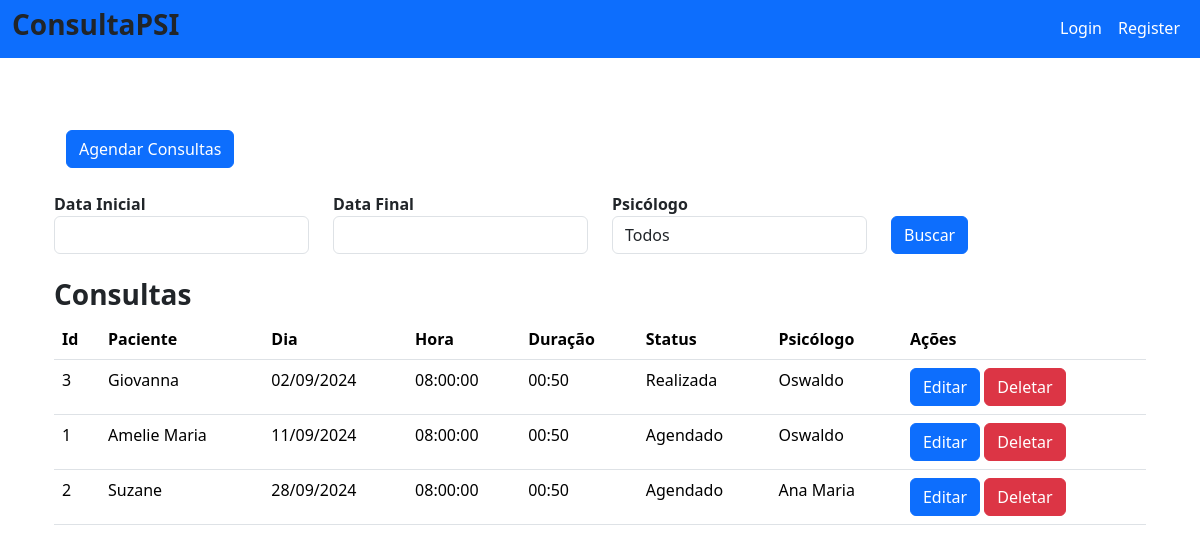
Before: /consultas/recovery with the older database file.
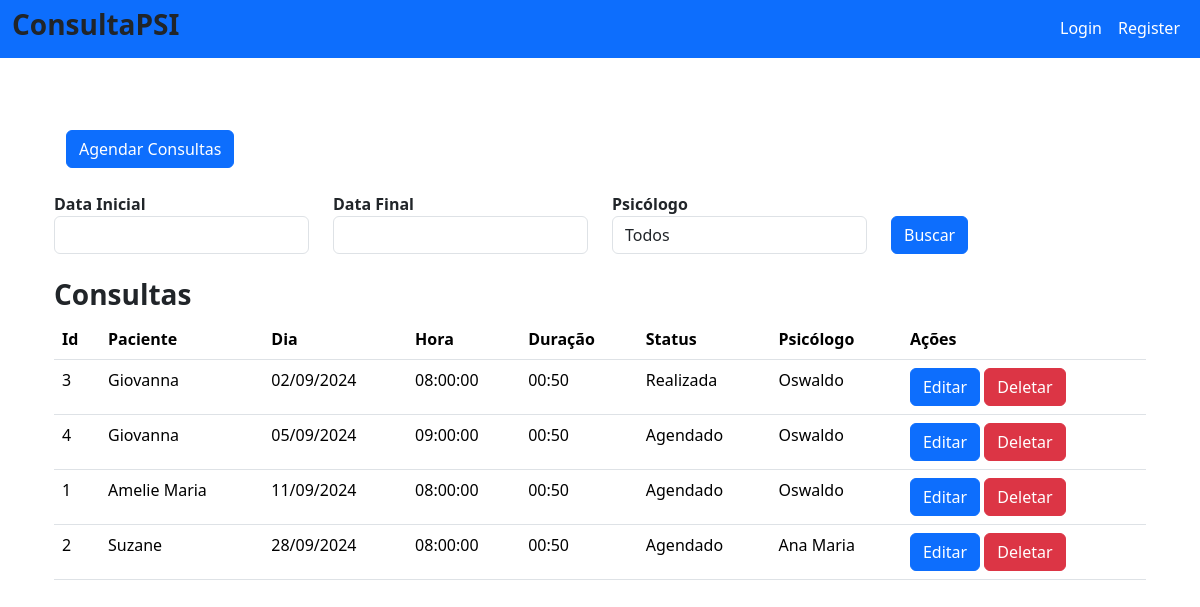
After: the same page with the newer database file.
### database/models/paciente_model.py (models this page shows, shortened)
class Paciente(db.Model):
    __tablename__ = 'paciente'
    id = db.Column(db.Integer, primary_key=True, autoincrement=True)
    nome = db.Column(db.String(50), nullable=False)
    sobrenome = db.Column(db.String(150), nullable=False)
    cpf = db.Column(db.String(11), nullable=False, unique=True)
    nascimento = db.Column(db.Date, nullable=False)
    genero = db.Column(db.String(30), nullable=False)
    email = db.Column(db.String(50), nullable=False, unique=True)
    ocupacao = db.Column(db.String(50), nullable=False)
    cep = db.Column(db.String(8), nullable=False)
    endereco = db.Column(db.String(150), nullable=False)
    endereco_complemento = db.Column(db.String(150), nullable=False)
    fone = db.Column(db.String(15), nullable=False)
    datainicio = db.Column(db.Date, nullable=False)
    convenios_id = db.Column(db.Integer, db.ForeignKey('convenio.id'), nullable=True)

### database/models/user_model.py (models this page shows, shortened)
class User(db.Model, UserMixin):
    __tablename__ = "user"
    id = db.Column('id', db.Integer, primary_key=True)
    nome = db.Column('nome', db.String(150))
    sobrenome = db.Column('sobrenome', db.String(150))
    crp = db.Column('crp', db.String(20))
    abordagem = db.Column('abordagem', db.String(50))
    email = db.Column('email', db.String(50), unique=True)
    telefone = db.Column('telefone', db.String(15), unique=True, nullable=False)
    login = db.Column('login', db.String(50), unique=True, nullable=False)
    senha = db.Column('senha', db.String(550), nullable=False)
    tipo = db.Column('tipo', db.String(25), nullable=False, default="none")

### database/models/status_consulta_model.py (models this page shows, shortened)
class StatusConsulta(db.Model):
    __tablename__ = 'status_consulta'
    id = db.Column(db.Integer, primary_key=True, autoincrement=True)
    status = db.Column(db.String(50), nullable=False)

### database/models/consulta_model.py (models this page shows, shortened)
class Consulta(db.Model):
    __tablename__ = 'consulta'
    id = db.Column(db.Integer, primary_key=True, autoincrement=True)
    data_marcacao = db.Column('data_marcacao', db.String(50), nullable=False)
    data_consulta = db.Column('data_consulta', db.Date, nullable=False)
    hora_consulta = db.Column('hora_consulta', db.Time, nullable=False)
    duracao = db.Column('duracao', db.String(8), nullable=False, default="00:50:00")
    consulta_status_id = db.Column('consulta_status_id', db.Integer, db.ForeignKey('status_consulta.id'), nullable=False)
    convenios_id = db.Column('convenios_id', db.Integer, db.ForeignKey('convenio.id'), nullable=False)
    id_paciente = db.Column('id_paciente', db.Integer, db.ForeignKey('paciente.id'), nullable=False)
    psi_id = db.Column('psi_id', db.Integer, db.ForeignKey('user.id'), nullable=False)
    paciente = db.relationship('Paciente', backref='consultas')
    convenio = db.relationship('Convenio', backref='consultas')
    psi = db.relationship('User', backref='consultas')
    status = db.relationship('StatusConsulta', backref='consultas')
    transcricao = db.relationship('Transcricao', uselist=False, backref='consulta')

### routes/consultas.py (the view)
@blueprint_consultas.route('/recovery', methods=['GET'])
def recovery():
    start_date_str = request.args.get('start_date')
    end_date_str = request.args.get('end_date')
    psi_id = request.args.get('psi_id')
    if not start_date_str:
        start_date = datetime.today().replace(day=1)
    else:
        start_date = datetime.strptime(start_date_str, '%d/%m/%Y')
    if not end_date_str:
        next_month = start_date.replace(day=28) + timedelta(days=4)
        end_date = next_month - timedelta(days=next_month.day)
    else:
        end_date = datetime.strptime(end_date_str, '%d/%m/%Y')
    psicologos, error = PsiService.get_all_psis()
    try:
        consultas, error = ConsultaService.get_consultas_by_date_range(start_date, end_date, psi_id)
        if error:
            flash(error)
            return render_template('consulta_recovery.html', consulta=[], psicologos=psicologos)
        consultas_dados = []
        for consulta in consultas:
            paciente = consulta.paciente
            status = consulta.status
            psi = consulta.psi
            consultas_dados.append({
                'id': consulta.id,
                'data_consulta': consulta.data_consulta,
                'hora_consulta': consulta.hora_consulta,
                'duracao': consulta.duracao,
                'status': status.status,
                'paciente_nome': paciente.nome,
                'psi_nome': psi.nome
            })
        return render_template('consulta_recovery.html', consulta=consultas_dados, psicologos=psicologos)
    except Exception as e:
        flash(str(e))
        return render_template('consulta_recovery.html', consulta=[], psicologos=psicologos)

### service/consulta_service.py (called while the page is built)
    @staticmethod
    def get_consultas_by_date_range(start_date, end_date, psi_id=None):
        try:
            query = Consulta.query.filter(Consulta.data_consulta.between(start_date, end_date))
            if psi_id:
                query = query.filter_by(psi_id=psi_id)
            consultas = query.order_by(asc(Consulta.data_consulta)).all()
            return consultas, None
        except Exception as e:
            return None, str(e)

### service/psi_service.py (called while the page is built)
    @staticmethod
    def serialize_psi(psi):
        return {
            "id": psi.id,
            "nome": psi.nome,
            "sobrenome": psi.sobrenome,
            "crp": psi.crp,
            "abordagem": psi.abordagem,
            "email": psi.email,
            "telefone": psi.telefone,
            "login": psi.login,
            "tipo": psi.tipo
        }

### templates/consulta_recovery.html (shortened to what this page needs)
{% extends 'base.html' %}
{% block conteudo %}
<div class="container">
  <br>
  <div class="container">
    <a type="button" class="btn btn-primary" href="/consultas/create">Agendar Consultas</a>
  </div>
  <br>
  <form method="GET" action="/consultas/recovery">
    <div class="row">
      <div class="col-md-3">
        <div class="form-group">
          <label for="start_date"><b>Data Inicial</b></label>
          <input type="text" class="form-control" id="start_date" name="start_date" value="{{ start_date }}">
        </div>
      </div>
      <div class="col-md-3">
        <div class="form-group">
          <label for="end_date"><b>Data Final</b></label>
          <input type="text" class="form-control" id="end_date" name="end_date" value="{{ end_date }}">
        </div>
      </div>
      <div class="col-md-3">
        <div class="form-group">
          <label for="psi_id"><b>Psicólogo</b></label>
          <select class="form-control" id="psi_id" name="psi_id">
            <option value="">Todos</option>
          </select>
        </div>
      </div>
      <div class="col-md-2 align-self-end">
        <button type="submit" class="btn btn-primary">Buscar</button>
      </div>
    </div>
  </form>
  <br>
  <h3><b>Consultas</b></h3>
  <table class="table">
    <thead>
      <tr>
        <th scope="col">Id</th>
        <th scope="col">Paciente</th>
        <th scope="col">Dia</th>
        <th scope="col">Hora</th>
        <th scope="col">Duração</th>
        <th scope="col">Status</th>
        <th scope="col">Psicólogo</th>
        <th scope="col">Ações</th>
      </tr>
    </thead>
    <tbody>
      {% for consulta in consulta %}
      <tr>
        <td>{{ consulta.id }}</td>
        <td>{{ consulta.paciente_nome }}</td>
        <td>{{ consulta.data_consulta.strftime('%d/%m/%Y') }}</td>
        <td>{{ consulta.hora_consulta }}</td>
        <td>{{ consulta.duracao }}</td>
        <td>{{ consulta.status }}</td>
        <td>{{ consulta.psi_nome }}</td>
        <td>
          <a type="button" class="btn btn-primary" href="/consultas/update/{{ consulta.id }}">Editar</a>
          <a type="button" class="btn btn-danger" href="/consultas/delete/{{ consulta.id }}">Deletar</a>
        </td>
      </tr>
      {% endfor %}
    </tbody>
  </table>
</div>
<link rel="stylesheet" href="https://code.jquery.com/ui/1.13.2/themes/base/jquery-ui.css">
{% endblock %}

Changed rows visible on the page:
added Consulta: data_consulta "05/09/2024", hora_consulta "09:00:00", duracao "00:50"
Other visible differences:
new list line: "4 Editar Deletar"
new list line: "Giovanna"
new list line: "Agendado"
new list line: "Oswaldo"
